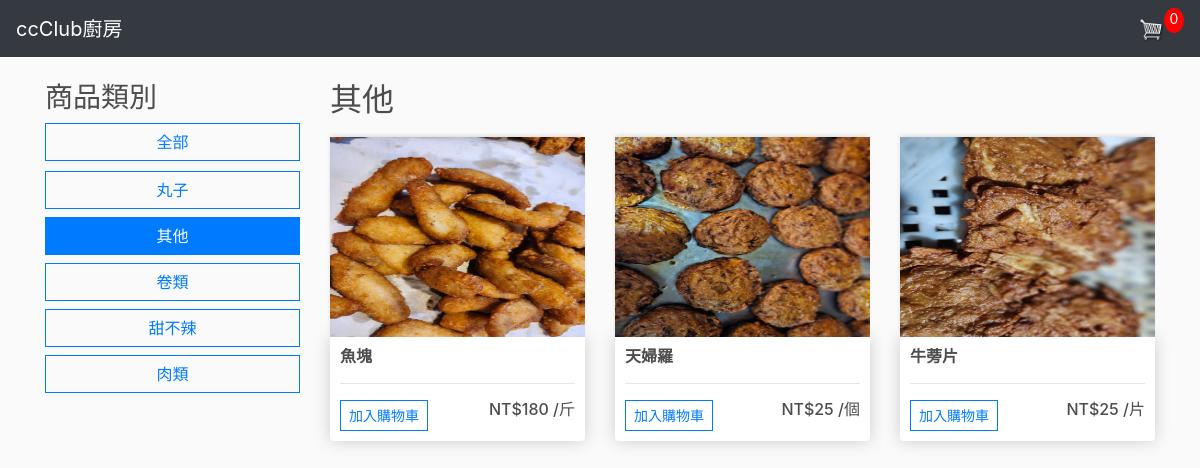
The page /store/store/category/others/ on the database its author committed.
### store/models.py (models this page shows, shortened)
class Category(models.Model):
    name = models.CharField(max_length=200, null = True)
    slug = models.SlugField(max_length=200, unique=True, null = True)  # 用於在 URL 中識別類別
    class Meta:
        ordering = ('name',)
        verbose_name = 'category'
        verbose_name_plural = 'categories'
    def get_absolute_url(self):
        return reverse('store_by_category', args=[self.slug])

class Product(models.Model):
    name = models.CharField(max_length=200,null = True)
    price = models.DecimalField(max_digits = 100, decimal_places = 0)
    image = models.ImageField(null = True, blank = True)
    category = models.ManyToManyField(Category, related_name='products', blank=True)
    unit = models.CharField(max_length=50, null=True, blank=True)
    @property
    def imageURL(self):
        try:
            url = self.image.url
        except:
            url = ''
        return url

### store/views.py (the view)
# urls.py: path("store/", include("store.urls")),
def store(request, category_slug=None):
    data = cartData(request)
    cartItems = data['cartItems']
    categories = Category.objects.all()
    category = None
    products = Product.objects.all()
    if category_slug:
        category = get_object_or_404(Category,
                                     slug=category_slug)
        products = Product.objects.filter(category=category)
    context = {'products':products, 'cartItems':cartItems,
               'categories': categories, 'category': category}
    return render(request, 'store/store.html', context)

### store/utils.py (called while the page is built, shortened)
def cookieCart(request):
    try:
        cart = json.loads(request.COOKIES['cart'])
    except:
        cart = {}
    print('Cart:', cart)
    items = []
    order ={'get_cart_total':0, 'get_cart_items':0}
    cartItems = order['get_cart_items']
    return {'items':items, 'order':order, 'cartItems':cartItems}

def cartData(request):
    if request.user.is_authenticated:
        customer =request.user.customer
        order, created = Order.objects.get_or_create(customer= customer, complete=False)
        items = order.orderitem_set.all()
        cartItems = order.get_cart_items
    else:
        cookieData = cookieCart(request)
        items = cookieData['items']
        order = cookieData['order']
        cartItems = cookieData['cartItems']
    return {'items':items,'order':order,'cartItems':cartItems}

### templates/store/store.html (shortened to what this page needs)
{% extends 'store/main.html'%}
{% load static %}
{%block content%}
<div class="row">
    <div class="col-md-3">
        <h3>商品類別</h3>
        <div class="row">
            <div class="col-6 col-md-12">
                <a href="{% url 'store' %}"
                class="btn btn-outline-primary
                 btn-block ">全部</a>
            </div>
            <div class="col-12" style="height: 10px;">
            </div>
            {% for c in categories %}
            <div class="col-6 col-md-12 mb-2">
                <a href="{{ c.get_absolute_url }}"
                class="btn btn-outline-primary
                btn-block {% if category and category.slug == c.slug %}active{% endif %}">{{ c.name }}</a>
            </div>
            {% endfor %}
        </div>
    </div>
    <div class="col-md-9">
        <h2>{% if category %}{{ category.name }}
            {% else %}全部商品{% endif %}</h2>
        <div class="row">
            {% for product in products %}
            <div class="col-6 col-md-4 col-lg-4">
                <img class="thumbnail"
                src="{{ product.imageURL }}">
                <div class="box-element product">
                    <h6><strong>{{ product.name }}
                    </strong></h6>
                    <hr>
                    <button data-product="{{ product.id }}" data-action="add" data-name="{{ product.name }}" class="btn
                    btn-outline-primary btn-sm add-btn
                    update-cart">加入購物車</button>
                    <h6 style="display:inline-block; float:right">
                        NT${{ product.price }} /{{ product.unit }}</h6>
                </div>
            </div>
            {% empty %}
            <p>此類別沒有商品</p>
            {% endfor %}
        </div>
    </div>
</div>
{%endblock content%}

### static/CSS/main.css (style rules this page uses)
body { background-color: hsl(0, 0%, 98%); }
h1,h2,h3,h4,h5,h6 { color:hsl(0, 0%, 30%); }
.box-element { box-shadow:hsl(0, 0%, 80%) 0 0 16px; background-color: #fff; border-radius: 4px; padding: 10px; }
.thumbnail { width: 100%; height: 200px; -webkit-box-shadow: -1px -3px 5px -2px rgba(214,214,214,1); -moz-box-shadow: -1px -3px 5px -2px rgba(214,214,214,1); box-shadow: -1px -3px 5px -2px rgba(214,214,214,1); }
.product { border-radius: 0 0 4px 4px; }
.col-lg-4, .col-lg-6, .col-lg-8, .col-lg-12 { margin-top: 10px; }
.btn { border-radius: 0; }

### rows shown on the page
Category: name "丸子"
Category: name "其他"
Category: name "卷類"
Category: name "甜不辣"
Category: name "肉類"
Product: imageURL (picture), name "魚塊", price "180", unit "斤"
Product: imageURL (picture), name "天婦羅", price "25", unit "個"
Product: imageURL (picture), name "牛蒡片", price "25", unit "片"

### other values the page prints
{{ cartItems }} "0"
